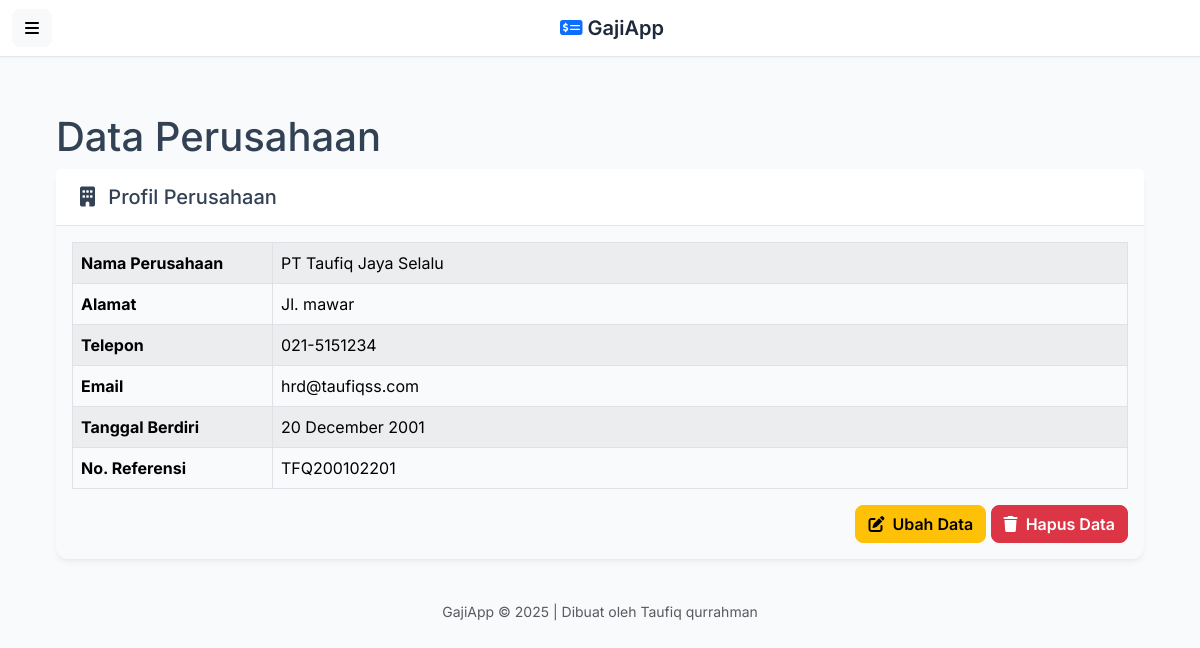
The page /perusahaan/index.php on the database its author committed.
### tables this page shows
CREATE TABLE `perusahaan` (
  `id_perusahaan` int(11) NOT NULL,
  `nama_perusahaan` varchar(255) NOT NULL,
  `alamat` text NOT NULL,
  `telepon` varchar(20) NOT NULL,
  `email` varchar(100) NOT NULL,
  `tanggal_berdiri` date DEFAULT NULL,
  `no_referensi` varchar(50) DEFAULT NULL
);

### perusahaan/index.php (the view, shortened to what this page needs)
<?php
require_once '../config/database.php';
include(BASE_PATH . '/templates/header.php');
$result = mysqli_query($koneksi, "SELECT * FROM perusahaan LIMIT 1");
$perusahaan = mysqli_fetch_assoc($result);
?>
<div id="page-content-wrapper">
    <div class="container-fluid px-4">
        <h1 class="mt-4">Data Perusahaan</h1>
        <div class="card">
            <div class="card-header d-flex justify-content-between align-items-center">
                <h5 class="card-title mb-0"><i class="fa-solid fa-building me-2"></i> Profil Perusahaan</h5>
            </div>
            <div class="card-body">
                <?php if ($perusahaan): ?>
                    <table class="table table-bordered table-striped">
                        <tr><th style="width: 200px;">Nama Perusahaan</th><td><?= htmlspecialchars($perusahaan['nama_perusahaan']) ?></td></tr>
                        <tr><th>Alamat</th><td><?= nl2br(htmlspecialchars($perusahaan['alamat'])) ?></td></tr>
                        <tr><th>Telepon</th><td><?= htmlspecialchars($perusahaan['telepon']) ?></td></tr>
                        <tr><th>Email</th><td><?= htmlspecialchars($perusahaan['email']) ?></td></tr>
                        <tr><th>Tanggal Berdiri</th><td><?= $perusahaan['tanggal_berdiri'] ? date('d F Y', strtotime($perusahaan['tanggal_berdiri'])) : '-' ?></td></tr>
                        <tr><th>No. Referensi</th><td><?= htmlspecialchars($perusahaan['no_referensi'] ?? '-') ?></td></tr>
                    </table>
                    <div class="mt-3 text-end">
                        <a href="<?= BASE_URL ?>/perusahaan/ubah.php?id=<?= $perusahaan['id_perusahaan'] ?>" class="btn btn-warning"><i class="fa-solid fa-pen-to-square me-1"></i> Ubah Data</a>
                        <a href="<?= BASE_URL ?>/perusahaan/hapus.php?id=<?= $perusahaan['id_perusahaan'] ?>" class="btn btn-danger" onclick="return confirm('Yakin ingin menghapus data perusahaan?')"><i class="fa-solid fa-trash me-1"></i> Hapus Data</a>
                    </div>
                <?php endif; ?>
            </div>
        </div>
    </div>
</div>
<?php
include(BASE_PATH . '/templates/footer.php');
?>

### templates/header.php (style rules this page uses)
:root { --bs-blue: #0d6efd; --bs-indigo: #6610f2; --bs-purple: #6f42c1; --bs-pink: #d63384; --bs-red: #dc3545; --bs-orange: #fd7e14; --bs-yellow: #ffc107; --bs-green: #198754; --bs-teal: #20c997; --bs-cyan: #0dcaf0; --bs-white: #fff; --bs-gray: #6c757d; --bs-gray-dark: #343a40; --bs-primary: #4f46e5; --bs-secondary: #64748b; --bs-success: #10b981; --bs-info: #0ea5e9; --bs-warning: #f59e0b; --bs-danger: #ef4444; --bs-light: #f8fafc; --bs-dark: #1e293b; --bs-font-sans-serif: 'Inter', sans-serif; --bs-body-font-family: var(--bs-font-sans-serif); --bs-body-color: #334155; --bs-body-bg: var(--bs-light); }
body { font-family: var(--bs-body-font-family); background-color: var(--bs-body-bg); color: var(--bs-body-color); }
.card { border: none; border-radius: 0.75rem; box-shadow: 0 4px 6px -1px rgba(0, 0, 0, 0.05), 0 2px 4px -2px rgba(0, 0, 0, 0.05); margin-bottom: 1.5rem; }
.card-header { background-color: #fff; border-bottom: 1px solid #e2e8f0; font-weight: 600; padding: 1rem 1.5rem; }
.btn { border-radius: 0.5rem; font-weight: 600; transition: all 0.2s ease-in-out; }

### rows shown on the page
perusahaan: nama_perusahaan "PT Taufiq Jaya Selalu", alamat "Jl. mawar", telepon "021-5151234", email "hrd@taufiqss.com", tanggal_berdiri "20 December 2001", no_referensi "TFQ200102201"
